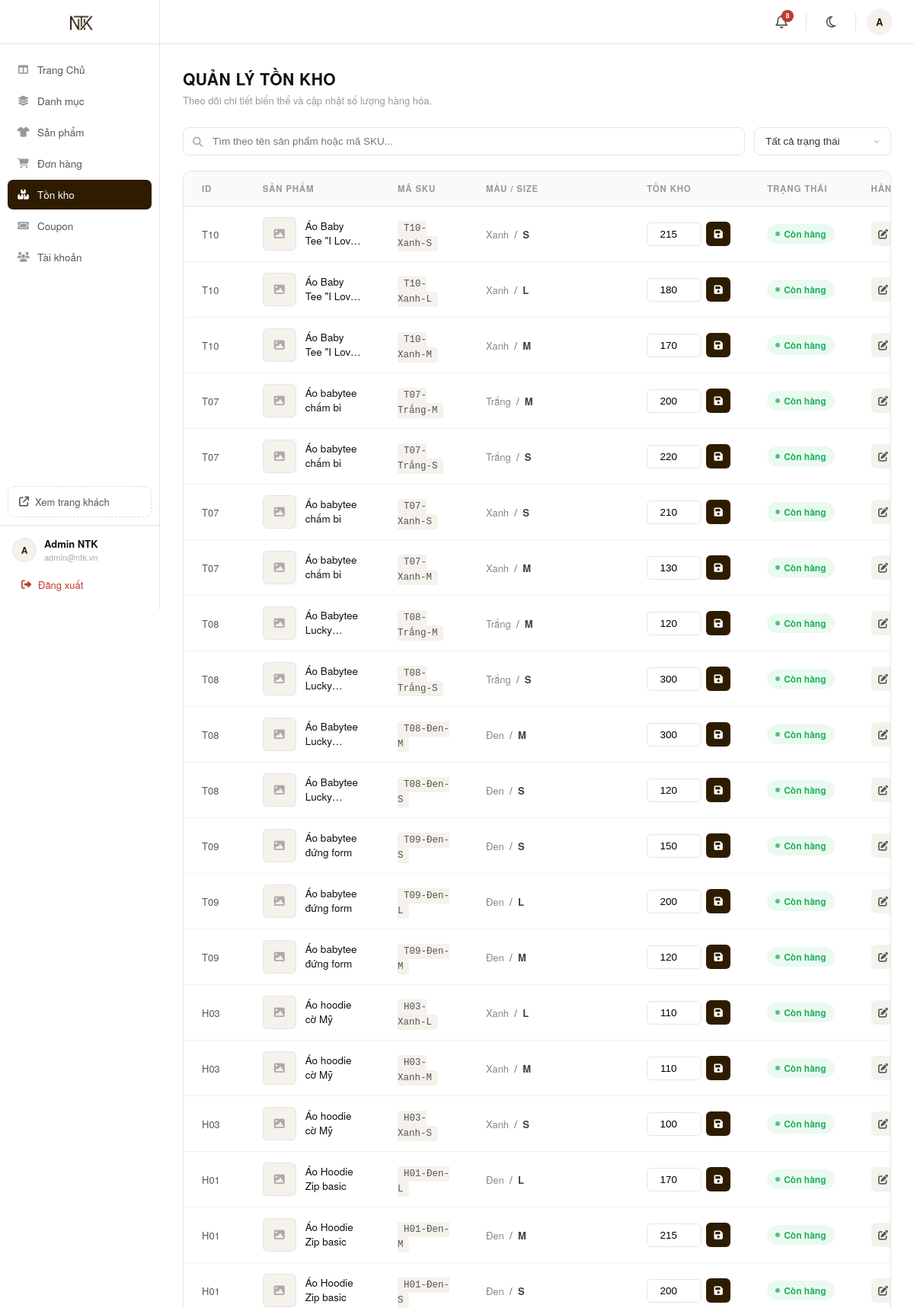
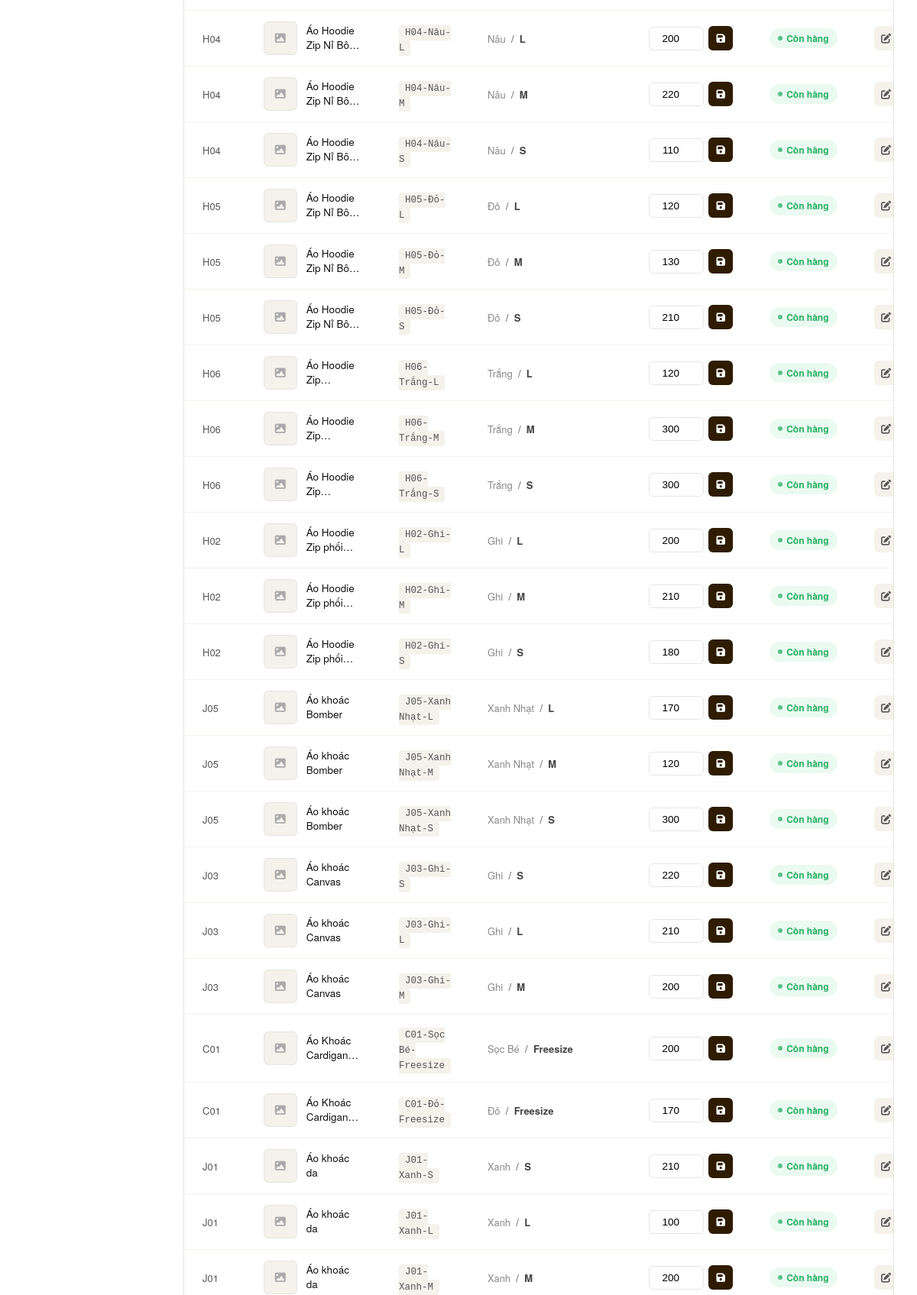
The app's page /admin/inventory.php (upper part) with its own data (2 pictures, top to bottom).
### tables this page shows
CREATE TABLE `product_variants` (
  `variant_id` char(5) NOT NULL,
  `product_id` char(5) DEFAULT NULL,
  `sku` varchar(50) DEFAULT NULL,
  `color` varchar(50) DEFAULT NULL,
  `size` varchar(50) DEFAULT NULL,
  `stock` int(11) DEFAULT 0,
  `original_price` decimal(15,2) DEFAULT NULL,
  `sale_price` decimal(15,2) DEFAULT NULL,
  `image` varchar(255) DEFAULT NULL,
  `is_featured` int(11) DEFAULT 0,
  `is_active` int(11) DEFAULT 1,
  `weight` int(11) DEFAULT NULL,
  `length` int(11) DEFAULT NULL,
  `width` int(11) DEFAULT NULL,
  `height` int(11) DEFAULT NULL,
  PRIMARY KEY (`variant_id`),
  KEY `fk_variant_prod` (`product_id`)
);

CREATE TABLE `products` (
  `product_id` char(5) NOT NULL,
  `category_id` char(5) DEFAULT NULL,
  `name` varchar(200) NOT NULL,
  `description` varchar(500) DEFAULT NULL,
  `image` varchar(255) DEFAULT NULL,
  `rating` decimal(2,1) DEFAULT NULL,
  `sold_count` int(11) DEFAULT 0,
  `status` int(11) DEFAULT 1,
  `avg_rating` decimal(2,1) DEFAULT NULL,
  `total_reviews` int(11) DEFAULT 0,
  `seo_title` varchar(150) DEFAULT NULL,
  `seo_description` varchar(300) DEFAULT NULL,
  PRIMARY KEY (`product_id`),
  KEY `fk_prod_cat` (`category_id`)
);

### src/admin/inventory.php (the view, shortened to what this page needs)
<?php
require_once __DIR__ . '/../config/database.php';
$search = $_GET['search'] ?? '';
$filter_status = $_GET['status'] ?? 'all';
$whereClauses = ["1=1"];
$params = [];
$whereSql = implode(" AND ", $whereClauses);
$query = "
    SELECT
        pv.variant_id, pv.sku, pv.size, pv.color, pv.stock, pv.image AS variant_img,
        p.product_id, p.name AS product_name, p.image AS product_img
    FROM product_variants pv
    JOIN products p ON pv.product_id = p.product_id
    WHERE $whereSql
    ORDER BY p.name ASC, pv.color ASC
";
$stmt = $conn->prepare($query);
$stmt->execute($params);
$inventory_list = $stmt->fetchAll(PDO::FETCH_ASSOC);
include __DIR__ . '/../includes/admin_sidebar.php';
?>
<div class="page-header" style="margin-bottom: 26px;">
    <div class="page-title">Quản lý tồn kho</div>
    <p class="page-subtitle">Theo dõi chi tiết biến thể và cập nhật số lượng hàng hóa.</p>
</div>
<form method="GET" id="filterForm">
    <div class="toolbar">
        <div class="search-wrap">
            <input
                type="text"
                name="search"
                class="search-input"
                placeholder="Tìm theo tên sản phẩm hoặc mã SKU..."
                value="<?= htmlspecialchars($search) ?>"
                oninput="clearTimeout(window._st); window._st = setTimeout(() => document.getElementById('filterForm').submit(), 500)"
            >
        </div>
        <select name="status" class="filter-select" onchange="document.getElementById('filterForm').submit()">
            <option value="all" <?= $filter_status === 'all' ? 'selected' : '' ?>>Tất cả trạng thái</option>
        </select>
    </div>
</form>
<div class="section-card">
    <table class="data-table">
        <thead>
            <tr>
                <th>ID</th>
                <th>Sản phẩm</th>
                <th>Mã SKU</th>
                <th>Màu / Size</th>
                <th>Tồn kho</th>
                <th>Trạng thái</th>
                <th>Hành động</th>
            </tr>
        </thead>
        <tbody>
            <?php if (empty($inventory_list)): ?>
            <tr>
                <td colspan="7" style="text-align:center; padding: 50px; color: #aaa;">
                    Không tìm thấy dữ liệu tồn kho phù hợp.
                </td>
            </tr>
            <?php else: ?>
            <?php foreach ($inventory_list as $item):
                $stk = (int)$item['stock'];
                if ($stk <= 0)  { $badge_class = 'badge-danger'; $badge_text = 'Hết hàng'; }
                elseif ($stk <= 10) { $badge_class = 'badge-warn';   $badge_text = 'Sắp hết'; }
                else                { $badge_class = 'badge-ok';     $badge_text = 'Còn hàng'; }
            ?>
            <tr>
                <td><span class="prod-id"><?= htmlspecialchars($item['product_id']) ?></span></td>
                <td>
                    <div class="prod-info">
                        <a href="product_detail.php?id=<?= urlencode($item['product_id']) ?>" class="prod-name">
                            <?= htmlspecialchars($item['product_name']) ?>
                        </a>
                    </div>
                </td>
                <td><span class="sku-badge"><?= htmlspecialchars($item['sku']) ?></span></td>
                <td>
                    <span class="variant-info">
                        <span class="color"><?= htmlspecialchars($item['color']) ?></span>
                        &nbsp;/&nbsp;
                        <strong><?= htmlspecialchars($item['size']) ?></strong>
                    </span>
                </td>
                <td>
                    <form method="POST" class="stock-edit-form">
                        <input type="number" name="stock" value="<?= $stk ?>" class="input-edit" min="0">
                        <button type="submit" name="update_stock" class="btn-save" title="Lưu">
                            <i class="fa-solid fa-floppy-disk"></i>
                        </button>
                    </form>
                </td>
                <td>
                    <span class="stock-badge <?= $badge_class ?>"><?= $badge_text ?></span>
                </td>
                <td>
                    <a href="add_product.php?id=<?= urlencode($item['product_id']) ?>" class="btn-icon edit" title="Chỉnh sửa sản phẩm">
                        <i class="fa-solid fa-pen-to-square"></i>
                    </a>
                </td>
            </tr>
            <?php endforeach; ?>
            <?php endif; ?>
        </tbody>
    </table>
</div>
</div>
</main>
</body>
</html>

### src/includes/admin_sidebar.php (style rules this page uses)
*, *::before, *::after { box-sizing: border-box; margin: 0; padding: 0; }
body { font-family: "Helvetica Neue", Helvetica, Arial, sans-serif; background-color: #ffffff; color: #111111; transition: background-color 0.3s, color 0.3s; }

### src/admin/inventory.php (style rules this page uses)
.page-title { font-size: 21px; font-weight: 700; color: #111111; text-transform: uppercase; letter-spacing: 0.5px; margin-bottom: 4px; }
.page-subtitle { font-size: 13px; color: #999; margin-top: 4px; }
.toolbar { display: flex; align-items: center; gap: 12px; margin-bottom: 20px; }
.search-wrap { position: relative; flex: 1; }
.search-input { width: 100%; padding: 10px 14px 10px 38px; border: 1px solid #e5e5e5; border-radius: 8px; font-size: 13.5px; outline: none; color: #111; background: #fff; transition: border-color 0.2s; }
.filter-select { padding: 10px 36px 10px 14px; border: 1px solid #e5e5e5; border-radius: 8px; font-size: 13.5px; color: #333; -webkit-appearance: none; appearance: none; outline: none; cursor: pointer; transition: border-color 0.2s; min-width: 180px; }
.section-card { background: #fff; border-radius: 10px; border: 1px solid #e5e5e5; overflow: hidden; margin-bottom: 26px; }
.data-table { width: 100%; border-collapse: collapse; }
.data-table thead th { padding: 14px 24px; font-size: 11.5px; font-weight: 700; color: #999; text-transform: uppercase; letter-spacing: 0.8px; text-align: left; background: #fafaf8; border-bottom: 1px solid #e5e5e5; white-space: nowrap; }
.data-table tbody td { padding: 14px 24px; font-size: 14px; color: #111111; border-bottom: 1px solid #f5f1eb; vertical-align: middle; }
.prod-info { display: flex; align-items: center; gap: 12px; }
.prod-name { font-weight: 400; color: #111111; font-size: 13.5px; display: -webkit-box; -webkit-line-clamp: 2; -webkit-box-orient: vertical; overflow: hidden; text-overflow: ellipsis; line-height: 1.4; text-decoration: none; }
.prod-id { font-weight: 500; font-size: 13px; color: #555; }
.sku-badge { font-family: 'Courier New', monospace; font-size: 12.5px; color: #555; background: #f5f1eb; padding: 3px 8px; border-radius: 4px; }
.variant-info { font-size: 13px; color: #444; white-space: nowrap; }
.variant-info .color { color: #888; }
.stock-badge { display: inline-flex; align-items: center; padding: 4px 11px; border-radius: 20px; font-size: 12px; font-weight: 600; white-space: nowrap; }
.stock-badge::before { content: ''; width: 6px; height: 6px; border-radius: 50%; background: currentColor; margin-right: 5px; opacity: 0.75; }
.badge-ok { background: #eafaf1; color: #27ae60; }
.stock-edit-form { display: flex; align-items: center; gap: 6px; }
.input-edit { width: 72px; padding: 7px 10px; border: 1px solid #e5e5e5; border-radius: 6px; text-align: center; font-size: 13.5px; outline: none; transition: border-color 0.2s; }
.btn-save { width: 32px; height: 32px; background: #2f1c00; color: #fff; border: none; border-radius: 6px; cursor: pointer; display: flex; align-items: center; justify-content: center; font-size: 13px; transition: background 0.2s; flex-shrink: 0; }
.btn-icon { width: 32px; height: 32px; border-radius: 6px; display: flex; align-items: center; justify-content: center; font-size: 13px; text-decoration: none; transition: all 0.2s; background: #f5f1eb; color: #555; }

### records on screen
product_variants: product.product_id "T10", product.name "Áo Baby Tee \"I…", sku "T10-Xanh-S", color "Xanh", size "S", stock "215", stock "Còn hàng"
product_variants: product.product_id "T10", product.name "Áo Baby Tee \"I…", sku "T10-Xanh-L", color "Xanh", size "L", stock "180", stock "Còn hàng"
product_variants: product.product_id "T10", product.name "Áo Baby Tee \"I…", sku "T10-Xanh-M", color "Xanh", size "M", stock "170", stock "Còn hàng"
product_variants: product.product_id "T07", product.name "Áo babytee chấm bi", sku "T07-Trắng-M", color "Trắng", size "M", stock "200", stock "Còn hàng"
product_variants: product.product_id "T07", product.name "Áo babytee chấm bi", sku "T07-Trắng-S", color "Trắng", size "S", stock "220", stock "Còn hàng"
product_variants: product.product_id "T07", product.name "Áo babytee chấm bi", sku "T07-Xanh-S", color "Xanh", size "S", stock "210", stock "Còn hàng"
product_variants: product.product_id "T07", product.name "Áo babytee chấm bi", sku "T07-Xanh-M", color "Xanh", size "M", stock "130", stock "Còn hàng"
product_variants: product.product_id "T08", product.name "Áo Babytee…", sku "T08-Trắng-M", color "Trắng", size "M", stock "120", stock "Còn hàng"
product_variants: product.product_id "T08", product.name "Áo Babytee…", sku "T08-Trắng-S", color "Trắng", size "S", stock "300", stock "Còn hàng"
product_variants: product.product_id "T08", product.name "Áo Babytee…", sku "T08-Đen-M", color "Đen", size "M", stock "300", stock "Còn hàng"
product_variants: product.product_id "T08", product.name "Áo Babytee…", sku "T08-Đen-S", color "Đen", size "S", stock "120", stock "Còn hàng"
product_variants: product.product_id "T09", product.name "Áo babytee đứng form", sku "T09-Đen-S", color "Đen", size "S", stock "150", stock "Còn hàng"
product_variants: product.product_id "T09", product.name "Áo babytee đứng form", sku "T09-Đen-L", color "Đen", size "L", stock "200", stock "Còn hàng"
product_variants: product.product_id "T09", product.name "Áo babytee đứng form", sku "T09-Đen-M", color "Đen", size "M", stock "120", stock "Còn hàng"
product_variants: product.product_id "H03", product.name "Áo hoodie cờ Mỹ", sku "H03-Xanh-L", color "Xanh", size "L", stock "110", stock "Còn hàng"
product_variants: product.product_id "H03", product.name "Áo hoodie cờ Mỹ", sku "H03-Xanh-M", color "Xanh", size "M", stock "110", stock "Còn hàng"
product_variants: product.product_id "H03", product.name "Áo hoodie cờ Mỹ", sku "H03-Xanh-S", color "Xanh", size "S", stock "100", stock "Còn hàng"
product_variants: product.product_id "H01", product.name "Áo Hoodie Zip basic", sku "H01-Đen-L", color "Đen", size "L", stock "170", stock "Còn hàng"
product_variants: product.product_id "H01", product.name "Áo Hoodie Zip basic", sku "H01-Đen-M", color "Đen", size "M", stock "215", stock "Còn hàng"
product_variants: product.product_id "H01", product.name "Áo Hoodie Zip basic", sku "H01-Đen-S", color "Đen", size "S", stock "200", stock "Còn hàng"
product_variants: product.product_id "H04", product.name "Áo Hoodie Zip Nỉ…", sku "H04-Nâu-L", color "Nâu", size "L", stock "200", stock "Còn hàng"
product_variants: product.product_id "H04", product.name "Áo Hoodie Zip Nỉ…", sku "H04-Nâu-M", color "Nâu", size "M", stock "220", stock "Còn hàng"
product_variants: product.product_id "H04", product.name "Áo Hoodie Zip Nỉ…", sku "H04-Nâu-S", color "Nâu", size "S", stock "110", stock "Còn hàng"
product_variants: product.product_id "H05", product.name "Áo Hoodie Zip Nỉ…", sku "H05-Đỏ-L", color "Đỏ", size "L", stock "120", stock "Còn hàng"
product_variants: product.product_id "H05", product.name "Áo Hoodie Zip Nỉ…", sku "H05-Đỏ-M", color "Đỏ", size "M", stock "130", stock "Còn hàng"
product_variants: product.product_id "H05", product.name "Áo Hoodie Zip Nỉ…", sku "H05-Đỏ-S", color "Đỏ", size "S", stock "210", stock "Còn hàng"
product_variants: product.product_id "H06", product.name "Áo Hoodie…", sku "H06-Trắng-L", color "Trắng", size "L", stock "120", stock "Còn hàng"
product_variants: product.product_id "H06", product.name "Áo Hoodie…", sku "H06-Trắng-M", color "Trắng", size "M", stock "300", stock "Còn hàng"
product_variants: product.product_id "H06", product.name "Áo Hoodie…", sku "H06-Trắng-S", color "Trắng", size "S", stock "300", stock "Còn hàng"
product_variants: product.product_id "H02", product.name "Áo Hoodie Zip…", sku "H02-Ghi-L", color "Ghi", size "L", stock "200", stock "Còn hàng"
product_variants: product.product_id "H02", product.name "Áo Hoodie Zip…", sku "H02-Ghi-M", color "Ghi", size "M", stock "210", stock "Còn hàng"
product_variants: product.product_id "H02", product.name "Áo Hoodie Zip…", sku "H02-Ghi-S", color "Ghi", size "S", stock "180", stock "Còn hàng"
product_variants: product.product_id "J05", product.name "Áo khoác Bomber", sku "J05-Xanh Nhạt-L", color "Xanh Nhạt", size "L", stock "170", stock "Còn hàng"
product_variants: product.product_id "J05", product.name "Áo khoác Bomber", sku "J05-Xanh Nhạt-M", color "Xanh Nhạt", size "M", stock "120", stock "Còn hàng"
product_variants: product.product_id "J05", product.name "Áo khoác Bomber", sku "J05-Xanh Nhạt-S", color "Xanh Nhạt", size "S", stock "300", stock "Còn hàng"
product_variants: product.product_id "J03", product.name "Áo khoác Canvas", sku "J03-Ghi-S", color "Ghi", size "S", stock "220", stock "Còn hàng"
product_variants: product.product_id "J03", product.name "Áo khoác Canvas", sku "J03-Ghi-L", color "Ghi", size "L", stock "210", stock "Còn hàng"
product_variants: product.product_id "J03", product.name "Áo khoác Canvas", sku "J03-Ghi-M", color "Ghi", size "M", stock "200", stock "Còn hàng"
product_variants: product.product_id "C01", product.name "Áo Khoác…", sku "C01-Sọc Bé-Freesize", color "Sọc Bé", size "Freesize", stock "200", stock "Còn hàng"
product_variants: product.product_id "C01", product.name "Áo Khoác…", sku "C01-Đỏ-Freesize", color "Đỏ", size "Freesize", stock "170", stock "Còn hàng"
product_variants: product.product_id "J01", product.name "Áo khoác da", sku "J01-Xanh-S", color "Xanh", size "S", stock "210", stock "Còn hàng"
product_variants: product.product_id "J01", product.name "Áo khoác da", sku "J01-Xanh-L", color "Xanh", size "L", stock "100", stock "Còn hàng"
product_variants: product.product_id "J01", product.name "Áo khoác da", sku "J01-Xanh-M", color "Xanh", size "M", stock "200", stock "Còn hàng"

### other values on screen
substr($_SESSION['fullname'] ?? 'A', 0, 1) "A"
$_SESSION['fullname'] "Admin NTK"
$_SESSION['username'] "admin@ntk.vn"
min($notif_count, 9) "8"
